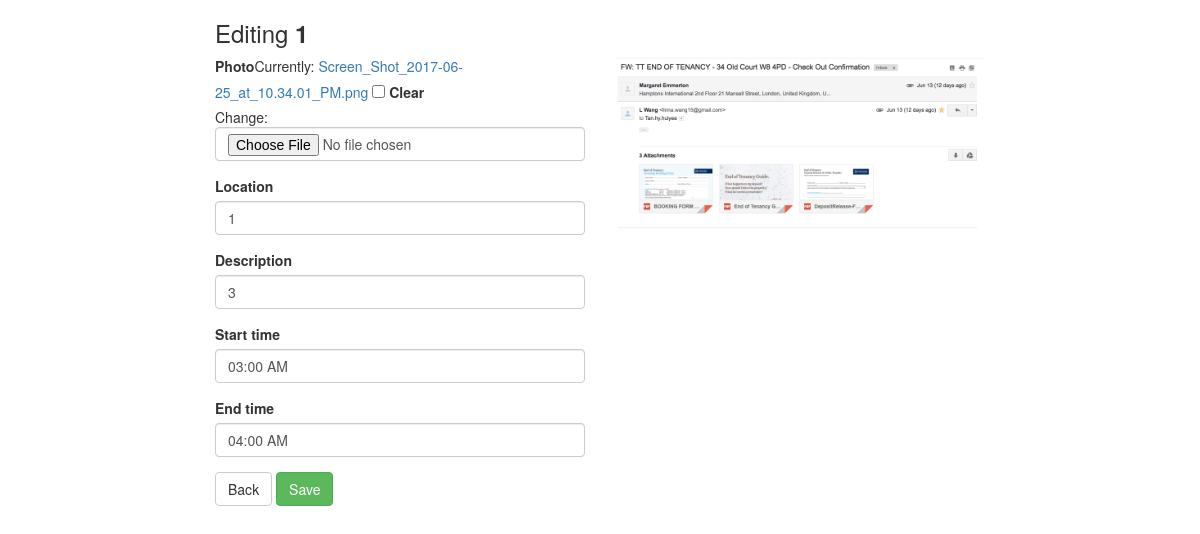
Before: /6/3/edit/ (signed in) with the older database file.
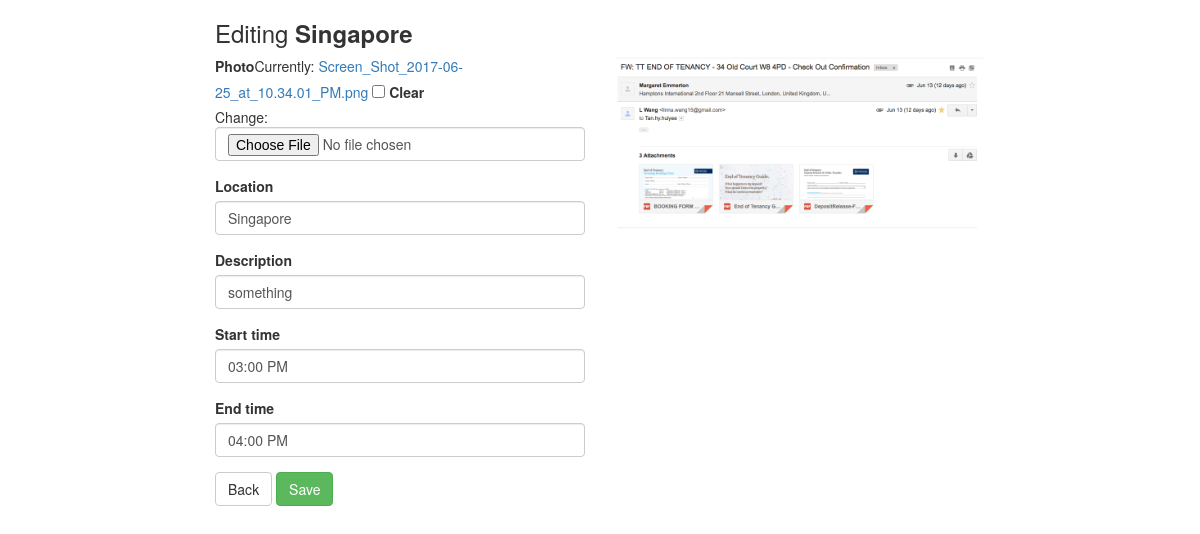
After: the same page with the newer database file.
### triplan/models.py (models this page shows, shortened)
class ItinerarySegment(models.Model):
    itinerary = models.ForeignKey(Itinerary)
    location = models.CharField(max_length=200)
    start_time = models.TimeField(default="12:00 PM")
    end_time = models.TimeField(default="1:00 PM")
    description = models.CharField(max_length=400)
    photo = models.ImageField(blank=True)

### triplan/views.py (the view, shortened to what this page needs)
# urls.py: url(r'^(?P<itinerary_pk>[0-9]+)/(?P<pk>[0-9]+)/edit/$', login_required(views.ItinerarySegmentEdit.as_view()),
class ItinerarySegmentEdit(generic.edit.UpdateView):
    template_name = "triplan/itinerarysegment_edit.html"
    model = ItinerarySegment
    fields = ["photo", "location", "description", "start_time", "end_time"]
    widgets = {
        "start_time": forms.TimeInput(format='%H:%M %p'),
        "end_time": forms.TimeInput(format='%H:%M %p'),
    }

### triplan/templates/triplan/itinerarysegment_edit.html (shortened to what this page needs)
{% extends 'triplan/base.html' %}
{% block imports %}
    {% load static %}
    <link rel="stylesheet" type="text/css" href="{% static 'maps.css' %}">
{% endblock imports %}
{% block body %}
{% load bootstrap3 %}
<div class="col-sm-8 col-sm-offset-2">
<h3>Editing <strong>{{ itinerarysegment.location }}</strong></h3>
</div>
<div class="col-sm-4 col-sm-offset-2">
    <form action="" enctype="multipart/form-data" method="post">
        {% for field in form %}
            {% bootstrap_field field layout='horizontal' horizontal_field_class='padding-tb-5 col-md-9' horizontal_label_class='form-label-align col-md-3'%}
        {% endfor %}
        <a href="{% url 'triplan:itinerary_detail' itinerarysegment.itinerary.id %}" class="btn btn-default">Back</a>
        <button class="btn btn-success" type="submit">Save</button>
    </form>
</div>
<div class="col-sm-4">
    {% if itinerarysegment.photo %}
    <img src="{{ itinerarysegment.photo.url }}" class="img img-responsive full-width">
    {% endif %}
</div>
<div id="map" class="col-sm-4"></div>
{% endblock body %}

Changed rows visible on the page:
changed ItinerarySegment: location "1" → "Singapore"; description "3" → "something"; start_time "03:00 AM" → "03:00 PM"; end_time "04:00 AM" → "04:00 PM"
